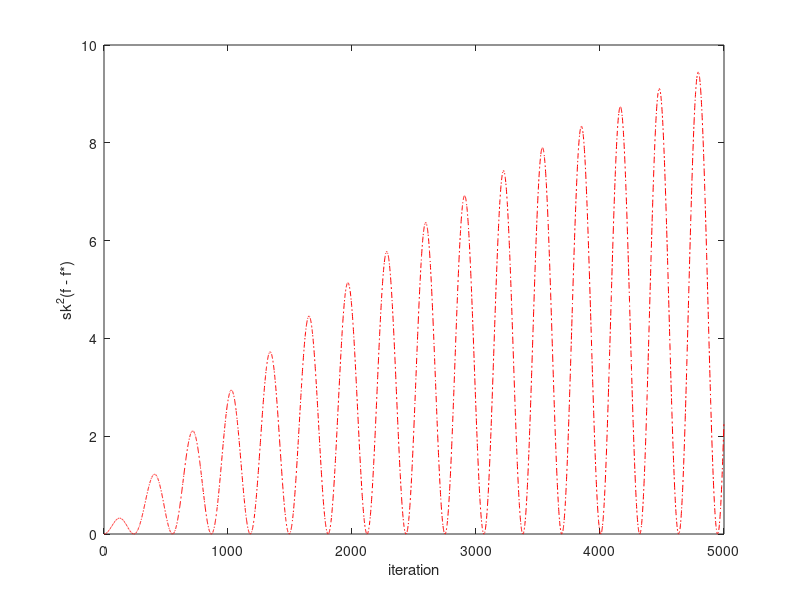

This chart was generated by the following MATLAB code:
clear
clc
x0 = 1;
K = 5000;
s = 0.0001;
xk = x0;
xk_1 = x0;
yk = x0;
yk_1 = x0;
x = zeros(K-1,1);
t = ones(K-1,1);
error = zeros(K-1,1);
r=1;
k = 1;
while (k < K)
    beta = (k-1)/(k+r-1);
    xk = yk_1 - s * yk_1;
    yk = xk + beta*(xk - xk_1);
    x(k) = xk;
    t(k) = k * sqrt(s);
    error(k) = t(k)^2 * (0.5 * xk^2);
    yk_1 = yk;
    xk_1 = xk;     
    k = k + 1;
end

iteration = linspace(1,K-1,K-1);
figure(1)
plot(iteration, error, '-.', 'color', 'red')
xlabel('iteration')
ylabel('sk^2(f - f*)')


